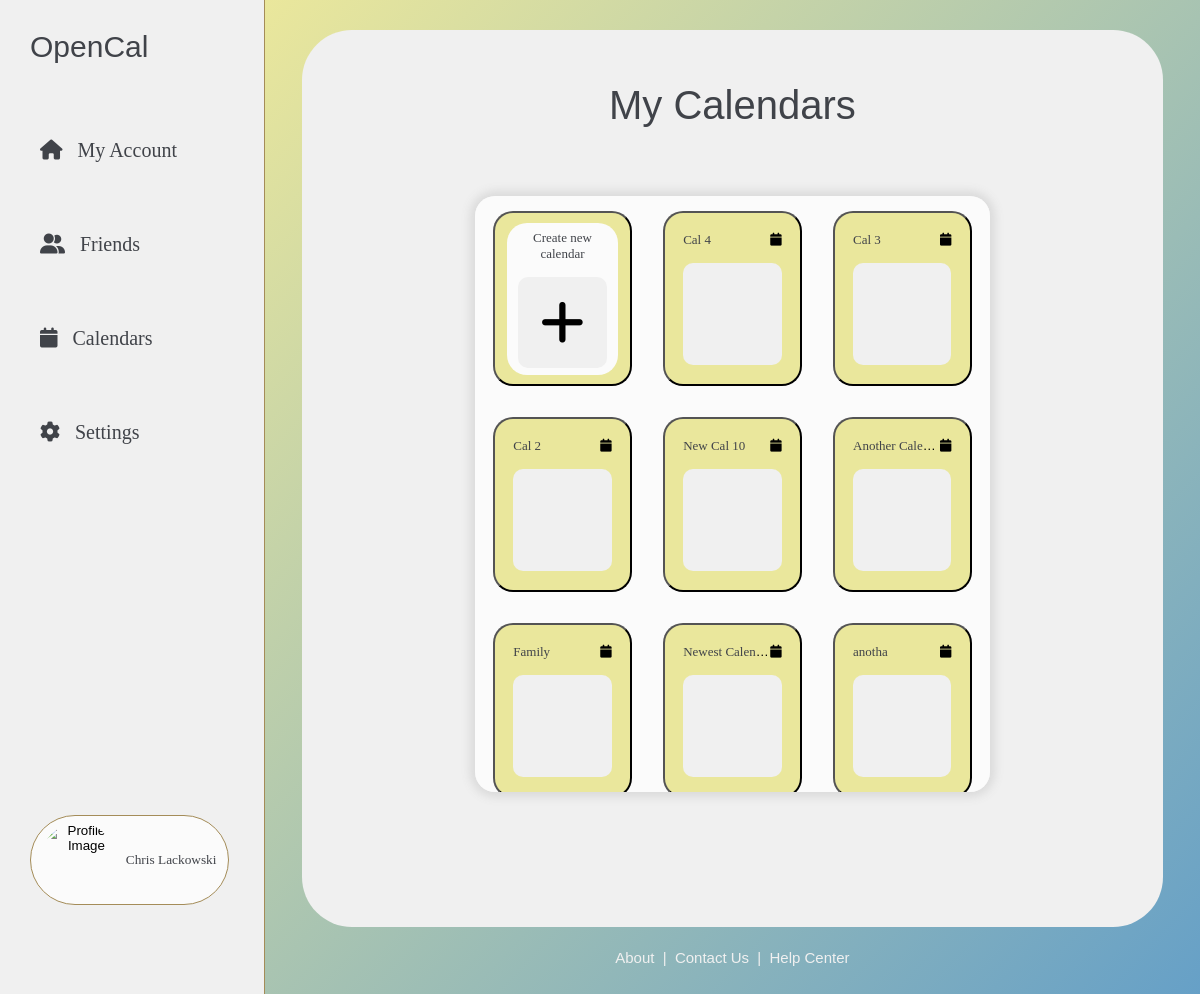
The page /mycalendars/ (signed in) on the database as committed earlier.
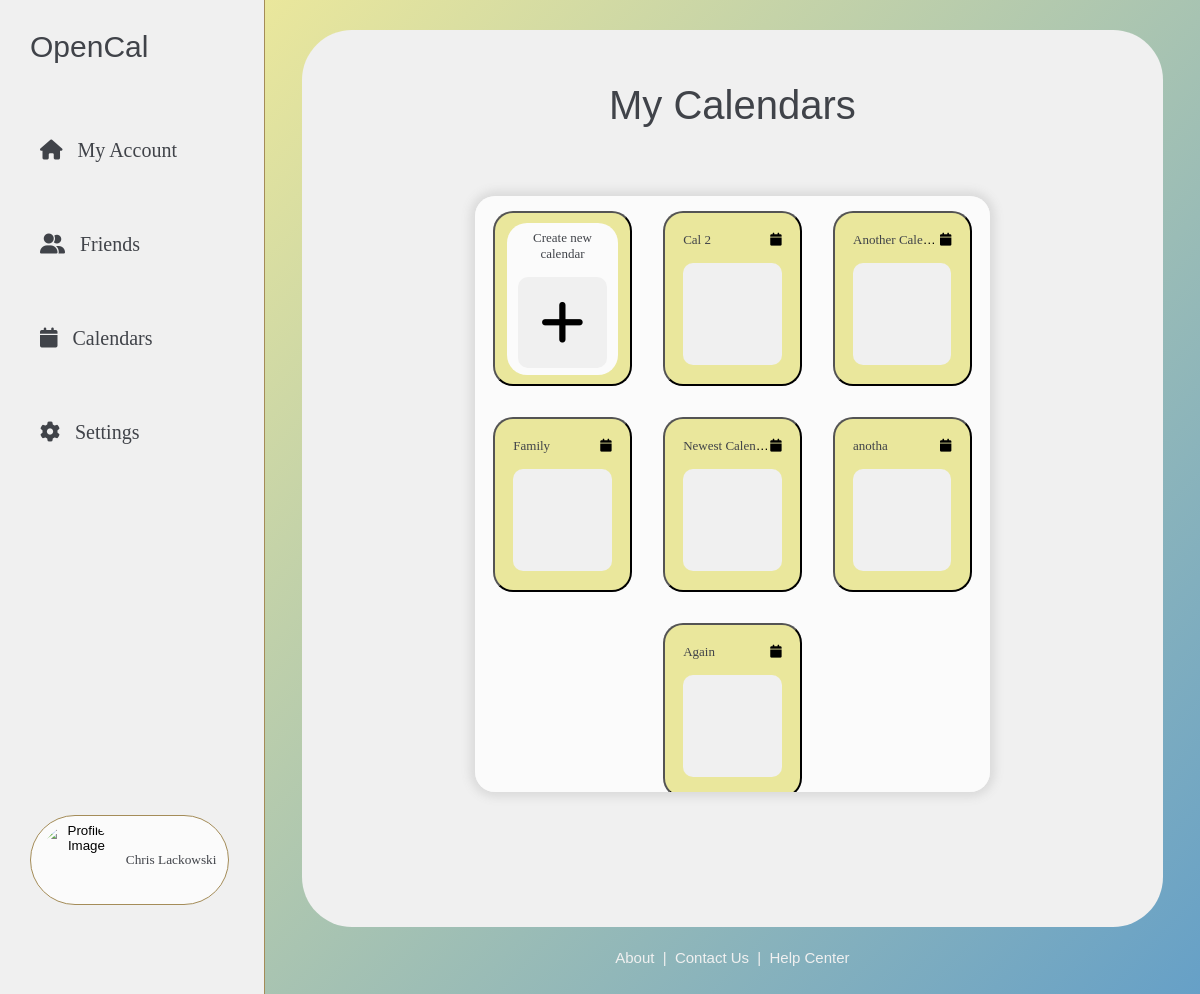
The same page on the database as committed later.
### opencalapp/models.py (models this page shows, shortened)
class CustomUser(AbstractUser):
    numCals = models.IntegerField(default = 5)
    calendars = models.ManyToManyField('Calendar', related_name='users', blank=True)

class Calendar(models.Model):
    name = models.CharField(max_length=20, default='Calendar Name')
    owner = models.ForeignKey(CustomUser, related_name='owned_calendars', on_delete=models.CASCADE, default=1)
    last_modified = models.DateTimeField(default=timezone.now)
    contributors = models.ManyToManyField('CustomUser', related_name='active_calendars', blank=False)

### opencalapp/views.py (the view)
# urls.py: path('mycalendars/', views.create_calendar,name='mycalendars'),
@login_required
def create_calendar(request):
    if request.method == 'POST':
        form = NewCalendarForm(request.POST)
        if form.is_valid():
            new_calendar = form.save(commit=False)
            new_calendar.save()
            request.user.calendars.add(new_calendar)
            return redirect('mycalendars')
    else:
        form = NewCalendarForm()
    return render(request, 'mycalendars.html', {'form': form})

### opencalapp/templates/mycalendars.html (shortened to what this page needs)
{% extends 'base.html' %}
{% block content %}
<div class="page-pane">
    <div class="page-pane-bubble">
        <div class="header-title">
            <b-text style="font-size: 40px;">My Calendars</b-text>
        </div>
        <div class="calendars-section">
            <div class="grid">
                <div class="grid-bubble">
                    <button class="grid-cell" onclick="createNewCal()">
                        <div class="cell-bubble">
                            <div class="cal-name-container" style="justify-content: center;">
                                <s-text>Create new calendar</s-text>
                            </div>
                            <div class="plus-icon">
                                <i class="fa-solid fa-plus"></i>
                            </div>
                        </div>
                    </button>
                    {% for calendar in user.calendars.all %}
                    <button class="grid-cell" data-calendar-id="{{ calendar.id }}" data-calendar-name="{{ calendar.name }}" data-last-modified="{{ calendar.last_modified }}" onclick="displayCalInfo(this)">
                        <div class="cal-name-container">
                            <div class="left-cal-name">
                                <s-text>{{calendar.name}}</s-text>
                            </div>
                            <div>
                                <i class="fas fa-calendar"></i>
                            </div>
                        </div>
                        <div class="cal-prev">
                        </div>
                    </button>
                    {% endfor %}
                </div>
            </div>
        </div>
    </div>
    {% include 'footer.html' %}
</div>
{% endblock %}

### opencalapp/templates/base.html (shortened to what this page needs)
{% load static %}
<!DOCTYPE html>
<html>
    <head>
        <link rel="stylesheet" href="{% static 'css/mycalendarsstyle.css' %}">
        <link rel="stylesheet" href="{% static 'css/navpanestyle.css' %}">
        <link rel="stylesheet" href="{% static 'css/subpagestyle.css' %}">
        <link rel="stylesheet" href="{% static 'css/globalstyle.css' %}">
        <link rel="stylesheet" href="{% static 'css/friendsstyle.css' %}">
    </head>
    <body>
        <div class="page-container" style="display: flex; justify-content: flex-start">
            <div class="nav-pane">
                <p style="font-family:Verdana, sans-serif; font-size: 30px; color:rgb(64, 67, 73)">OpenCal</p>
                <br><br>
                <div class="nav-options">
                    <a class="nav-button" style="font-size: 20px" href="{% url 'account' %}" id="account-link-id">
                        <i class="fas fa-house"></i>
                        &ensp;
                        My Account
                    </a>
                    <br><br><br>
                    <a class="nav-button" style="font-size: 20px" href="{% url 'friends' %}" id="friends-link-id">
                        <i class="fas fa-user-group"></i>
                        &ensp;
                        Friends
                    </a>
                    <br><br><br>
                    <a class="nav-button" style="font-size: 20px" href="{% url 'mycalendars' %}" id="calendars-link-id">
                        <i class="fas fa-calendar"></i>
                        &ensp;
                        Calendars
                    </a>
                    <br><br><br>
                    <a class="nav-button" style="font-size: 20px" href="{% url 'settings' %}" id="settings-link-id">
                        <i class="fas fa-gear"></i>
                        &ensp;
                        Settings
                    </a>
                </div>
                <div class="all-profile">
                    <br>
                    <button class="profile-container" onclick="toggleVisibility()">
                        <img src="{% static 'images/IMG_7987.png' %}" alt="Profile Image" class="profile-img">
                        <s-text style="text-transform: capitalize;">{{ user.get_full_name }}</s-text>
                    </button>
                </div>
            </div>
            <div class="main-content" style="width:100%; height:100%; flex-grow:1;">
                {% block content %}
                {% endblock %}
            </div>
        </div>
    </body>
</html>

### opencalapp/templates/footer.html (shortened to what this page needs)
{% load static %}
<!DOCTYPE html>
<html>
    <head>
        <link rel="stylesheet" href="{% static 'css/globalstyle.css' %}">
    </head>
    <body>
        <div>
            <nav style="margin-bottom: 30px;">
                <a href="{% url 'about' %}" class="footer-button">About</a>
                <s-text style="color:rgb(240,240,240); font-family:Verdana, sans-serif; font-size: 15px;">
                    &nbsp;|&nbsp;
                </s-text>
                <a href="{% url 'contact_us' %}" class="footer-button">Contact Us</a>
                <s-text style="color:rgb(240,240,240); font-family:Verdana, sans-serif; font-size: 15px;">
                    &nbsp;|&nbsp;
                </s-text>
                <a href="{% url 'help_center' %}" class="footer-button">Help Center</a>
            </nav>
        </div>
    </body>
</html>

### opencalapp/static/css/mycalendarsstyle.css (style rules this page uses)
body { background-color: rgb(102, 160, 199); height: 100%; width: 100%; margin: 0; }
.header-title { display: flex; justify-content: center; align-items: center; height: 150px; width: 100%; }
.calendars-section { display: flex; justify-content: center; align-items: center; width: 90%; height: 70%; }
.grid { display: flex; justify-content: center; align-items: center; width: 70%; height: 100%; }
.grid-bubble { display: flex; flex-wrap: wrap; justify-content: center; align-items: center; background-color: rgb(251, 251, 251); height: 95%; width: 95%; border-radius: 20px; overflow-y: scroll; box-shadow: 0 0 10px 5px rgb(218, 218, 218); }
.grid-cell { height:175px; width: 27%; background-color:rgb(234, 231, 156); margin: 3%; display: flex; align-items: center; justify-content: center; flex-direction: column; border-radius: 20px; }
.cal-prev { height: 60%; width: 80%; background-color: rgb(240, 240, 240); display: flex; align-items: center; justify-content: center; border-radius: 10px; }
.cal-name-container { font-size: 13px; width: 80%; margin-bottom: 15px; display: flex; justify-content: space-between; }
.left-cal-name { white-space: nowrap; overflow: hidden; text-overflow: ellipsis; }
.cell-bubble { width: 90%; height: 90%; display: flex; align-items: center; justify-content: center; background-color: rgb(251,251,251); border-radius: 20px; flex-direction: column; }
.plus-icon { height: 60%; width: 80%; background-color: rgb(240,240,240); display: flex; align-items: center; justify-content: center; border-radius: 10px; font-size: 50px; }

### opencalapp/static/css/navpanestyle.css (style rules this page uses)
.nav-pane { height:100%; width:300px; display: flex; justify-content: flex-start; align-items: flex-start; background-color: rgb(240,240,240); flex-direction: column; padding-left: 30px; border-right: 1px solid rgb(164, 140, 88); }
.nav-options { display: flex; flex-direction: column; justify-content: center; align-items: flex-start; }
.nav-button { border: none; color: rgb(64, 67, 73); font-family: Georgia, serif; width: 200px; height: 40px; display: flex; align-items: center; border-radius: 20px; text-decoration: none; }
.all-profile { display: flex; align-items: center; width: 85%; height: 250px; flex-direction: column; margin-top: 220px; }
.profile-container { height: 90px; width: 100%; border-radius: 100px; padding: 0; background-color: rgb(251, 251, 251); border: 1px solid rgb(164, 140, 88); display: flex; justify-content: flex-start; align-items: center; }
.profile-img { height: 85%; aspect-ratio: 1.0; border-radius: 100px; margin-left: 10px; margin-right: 10px; object-fit: cover; }

### opencalapp/static/css/subpagestyle.css (style rules this page uses)
.page-container { height:100%; width:100%; display: flex; justify-content: center; align-items: center; }
.page-pane { height:100%; width:100%; display: flex; justify-content: space-between; align-items: center; background-color: rgb(251, 251, 251); background-image: linear-gradient(to bottom right, rgb(234, 231, 156), rgb(102, 160, 199)); flex-direction: column; }
.page-pane-bubble { display: flex; align-items: center; justify-content: flex-start; width: 92%; height: 90%; flex-direction: column; background-color: rgb(240,240,240); border-radius: 50px; margin-top: 30px; }

### opencalapp/static/css/globalstyle.css (style rules this page uses)
html { height: 100%; }
s-text { color: rgb(64, 67, 73); font-family: Georgia, serif; }
b-text { color: rgb(64, 67, 73); font-family: Verdana, sans-serif; }
button { transition-duration: 0.4s; cursor: pointer; }
.footer-button { border: none; background-color: rgba(0,0,0,0); color:rgb(240,240,240); font-family:Verdana, sans-serif; font-size: 15px; text-decoration: none; }

Rows that differ between the two databases and show on the page:
removed Calendar: name "Cal 4"
removed Calendar: name "Cal 3"
removed Calendar: name "New Cal 10"
added Calendar: name "Again"
